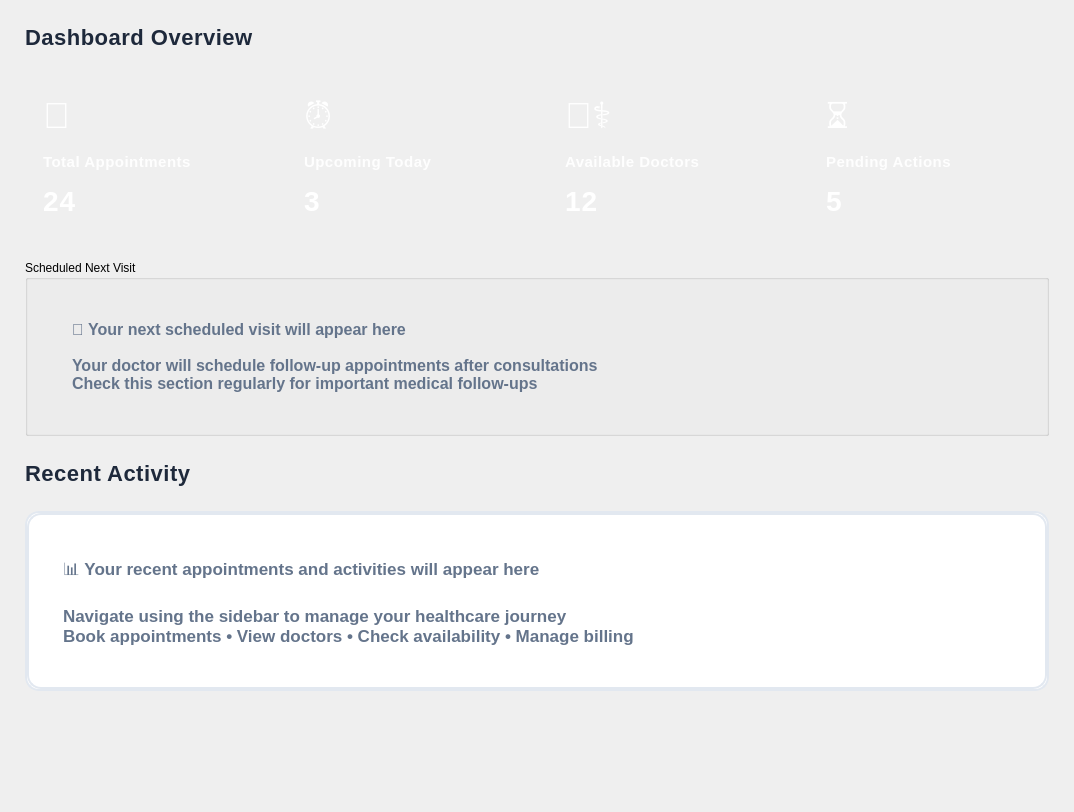
         <widget class="QWidget" name="scrollAreaWidgetContents">
          <property name="geometry">
           <rect>
            <x>0</x>
            <y>0</y>
            <width>1074</width>
            <height>812</height>
           </rect>
          </property>
          <layout class="QVBoxLayout" name="verticalLayout_4">
           <property name="spacing">
            <number>25</number>
           </property>
           <property name="leftMargin">
            <number>25</number>
           </property>
           <property name="topMargin">
            <number>25</number>
           </property>
           <property name="rightMargin">
            <number>25</number>
           </property>
           <property name="bottomMargin">
            <number>25</number>
           </property>
           <item>
            <widget class="QLabel" name="lblQuickActions">
             <property name="styleSheet">
              <string notr="true">QLabel {
    font-size: 22px;
    font-weight: 800;
    color: #1e293b;
    background: transparent;
    letter-spacing: 0.5px;
}</string>
             </property>
             <property name="text">
              <string>Dashboard Overview</string>
             </property>
            </widget>
           </item>
           <item>
            <layout class="QGridLayout" name="gridLayout">
             <property name="spacing">
              <number>20</number>
             </property>
             <item row="0" column="0">
              <widget class="QFrame" name="cardTotalAppointments">
               <property name="minimumSize">
                <size>
                 <width>230</width>
                 <height>160</height>
                </size>
               </property>
               <property name="maximumSize">
                <size>
                 <width>300</width>
                 <height>180</height>
                </size>
               </property>
               <property name="styleSheet">
                <string notr="true">QFrame {
    background: qlineargradient(x1:0, y1:0, x2:1, y2:1,
        stop:0 #42a5f5, stop:1 #1e88e5);
    border-radius: 14px;
    border: none;
    box-shadow: 0 4px 12px rgba(66, 165, 245, 0.3);
}
QFrame:hover {
    box-shadow: 0 6px 20px rgba(66, 165, 245, 0.4);
    transform: translateY(-2px);
}</string>
               </property>
               <layout class="QVBoxLayout" name="verticalLayout_5">
                <property name="spacing">
                 <number>12</number>
                </property>
                <property name="leftMargin">
                 <number>18</number>
                </property>
                <property name="topMargin">
                 <number>18</number>
                </property>
                <property name="rightMargin">
                 <number>18</number>
                </property>
                <property name="bottomMargin">
                 <number>18</number>
                </property>
                <item>
                 <widget class="QLabel" name="lblCardIcon1">
                  <property name="minimumSize">
                   <size>
                    <width>0</width>
                    <height>45</height>
                   </size>
                  </property>
                  <property name="maximumSize">
                   <size>
                    <width>16777215</width>
                    <height>45</height>
                   </size>
                  </property>
                  <property name="styleSheet">
                   <string notr="true">QLabel {
    font-size: 36px;
    background: transparent;
    color: white;
    qproperty-alignment: AlignLeft;
}</string>
                  </property>
                  <property name="text">
                   <string>📅</string>
                  </property>
                 </widget>
                </item>
                <item>
                 <widget class="QLabel" name="lblCardTitle1">
                  <property name="styleSheet">
                   <string notr="true">QLabel {
    font-size: 15px;
    font-weight: 700;
    color: rgba(255, 255, 255, 0.95);
    background: transparent;
    letter-spacing: 0.5px;
}</string>
                  </property>
                  <property name="text">
                   <string>Total Appointments</string>
                  </property>
                 </widget>
                </item>
                <item>
                 <widget class="QLabel" name="lblCardValue1">
                  <property name="styleSheet">
                   <string notr="true">QLabel {
    font-size: 28px;
    font-weight: 800;
    color: white;
    background: transparent;
    letter-spacing: 1px;
}</string>
                  </property>
                  <property name="text">
                   <string>24</string>
                  </property>
                 </widget>
                </item>
               </layout>
              </widget>
             </item>
             <item row="0" column="1">
              <widget class="QFrame" name="cardUpcoming">
               <property name="minimumSize">
                <size>
                 <width>230</width>
                 <height>160</height>
                </size>
               </property>
               <property name="maximumSize">
                <size>
                 <width>300</width>
                 <height>180</height>
                </size>
               </property>
               <property name="styleSheet">
                <string notr="true">QFrame {
    background: qlineargradient(x1:0, y1:0, x2:1, y2:1,
        stop:0 #66bb6a, stop:1 #43a047);
    border-radius: 14px;
    border: none;
    box-shadow: 0 4px 12px rgba(102, 187, 106, 0.3);
}
QFrame:hover {
    box-shadow: 0 6px 20px rgba(102, 187, 106, 0.4);
    transform: translateY(-2px);
}</string>
               </property>
               <layout class="QVBoxLayout" name="verticalLayout_6">
                <property name="spacing">
                 <number>12</number>
                </property>
                <property name="leftMargin">
                 <number>18</number>
                </property>
                <property name="topMargin">
                 <number>18</number>
                </property>
                <property name="rightMargin">
                 <number>18</number>
                </property>
                <property name="bottomMargin">
                 <number>18</number>
                </property>
                <item>
                 <widget class="QLabel" name="lblCardIcon2">
                  <property name="minimumSize">
                   <size>
                    <width>0</width>
                    <height>45</height>
                   </size>
                  </property>
                  <property name="maximumSize">
                   <size>
                    <width>16777215</width>
                    <height>45</height>
                   </size>
                  </property>
                  <property name="styleSheet">
                   <string notr="true">QLabel {
    font-size: 36px;
    background: transparent;
    color: white;
    qproperty-alignment: AlignLeft;
}</string>
                  </property>
                  <property name="text">
                   <string>⏰</string>
                  </property>
                 </widget>
                </item>
                <item>
                 <widget class="QLabel" name="lblCardTitle2">
                  <property name="styleSheet">
                   <string notr="true">QLabel {
    font-size: 15px;
    font-weight: 700;
    color: rgba(255, 255, 255, 0.95);
    background: transparent;
    letter-spacing: 0.5px;
}</string>
                  </property>
                  <property name="text">
                   <string>Upcoming Today</string>
                  </property>
                 </widget>
                </item>
                <item>
                 <widget class="QLabel" name="lblCardValue2">
                  <property name="styleSheet">
                   <string notr="true">QLabel {
    font-size: 28px;
    font-weight: 800;
    color: white;
    background: transparent;
    letter-spacing: 1px;
}</string>
                  </property>
                  <property name="text">
                   <string>3</string>
                  </property>
                 </widget>
                </item>
               </layout>
              </widget>
             </item>
             <item row="0" column="2">
              <widget class="QFrame" name="cardDoctors">
               <property name="minimumSize">
                <size>
                 <width>230</width>
                 <height>160</height>
                </size>
               </property>
               <property name="maximumSize">
                <size>
                 <width>300</width>
                 <height>180</height>
                </size>
               </property>
               <property name="styleSheet">
                <string notr="true">QFrame {
    background: qlineargradient(x1:0, y1:0, x2:1, y2:1,
        stop:0 #ab47bc, stop:1 #8e24aa);
    border-radius: 14px;
    border: none;
    box-shadow: 0 4px 12px rgba(171, 71, 188, 0.3);
}
QFrame:hover {
    box-shadow: 0 6px 20px rgba(171, 71, 188, 0.4);
    transform: translateY(-2px);
}</string>
               </property>
               <layout class="QVBoxLayout" name="verticalLayout_7">
                <property name="spacing">
                 <number>12</number>
                </property>
                <property name="leftMargin">
                 <number>18</number>
                </property>
                <property name="topMargin">
                 <number>18</number>
                </property>
                <property name="rightMargin">
                 <number>18</number>
                </property>
                <property name="bottomMargin">
                 <number>18</number>
                </property>
                <item>
                 <widget class="QLabel" name="lblCardIcon3">
                  <property name="minimumSize">
                   <size>
                    <width>0</width>
                    <height>45</height>
                   </size>
                  </property>
                  <property name="maximumSize">
                   <size>
                    <width>16777215</width>
                    <height>45</height>
                   </size>
                  </property>
                  <property name="styleSheet">
                   <string notr="true">QLabel {
    font-size: 36px;
    background: transparent;
    color: white;
    qproperty-alignment: AlignLeft;
}</string>
                  </property>
                  <property name="text">
                   <string>👨‍⚕️</string>
                  </property>
                 </widget>
                </item>
                <item>
                 <widget class="QLabel" name="lblCardTitle3">
                  <property name="styleSheet">
                   <string notr="true">QLabel {
    font-size: 15px;
    font-weight: 700;
    color: rgba(255, 255, 255, 0.95);
    background: transparent;
    letter-spacing: 0.5px;
}</string>
                  </property>
                  <property name="text">
                   <string>Available Doctors</string>
                  </property>
                 </widget>
                </item>
                <item>
                 <widget class="QLabel" name="lblCardValue3">
                  <property name="styleSheet">
                   <string notr="true">QLabel {
    font-size: 28px;
    font-weight: 800;
    color: white;
    background: transparent;
    letter-spacing: 1px;
}</string>
                  </property>
                  <property name="text">
                   <string>12</string>
                  </property>
                 </widget>
                </item>
               </layout>
              </widget>
             </item>
             <item row="0" column="3">
              <widget class="QFrame" name="cardPending">
               <property name="minimumSize">
                <size>
                 <width>230</width>
                 <height>160</height>
                </size>
               </property>
               <property name="maximumSize">
                <size>
                 <width>300</width>
                 <height>180</height>
                </size>
               </property>
               <property name="styleSheet">
                <string notr="true">QFrame {
    background: qlineargradient(x1:0, y1:0, x2:1, y2:1,
        stop:0 #ff7043, stop:1 #f4511e);
    border-radius: 14px;
    border: none;
    box-shadow: 0 4px 12px rgba(255, 112, 67, 0.3);
}
QFrame:hover {
    box-shadow: 0 6px 20px rgba(255, 112, 67, 0.4);
    transform: translateY(-2px);
}</string>
               </property>
               <layout class="QVBoxLayout" name="verticalLayout_8">
                <property name="spacing">
                 <number>12</number>
                </property>
                <property name="leftMargin">
                 <number>18</number>
                </property>
                <property name="topMargin">
                 <number>18</number>
                </property>
                <property name="rightMargin">
                 <number>18</number>
                </property>
                <property name="bottomMargin">
                 <number>18</number>
                </property>
                <item>
                 <widget class="QLabel" name="lblCardIcon4">
                  <property name="minimumSize">
                   <size>
                    <width>0</width>
                    <height>45</height>
                   </size>
                  </property>
                  <property name="maximumSize">
                   <size>
                    <width>16777215</width>
                    <height>45</height>
                   </size>
                  </property>
                  <property name="styleSheet">
                   <string notr="true">QLabel {
    font-size: 36px;
    background: transparent;
    color: white;
    qproperty-alignment: AlignLeft;
}</string>
                  </property>
                  <property name="text">
                   <string>⏳</string>
                  </property>
                 </widget>
                </item>
                <item>
                 <widget class="QLabel" name="lblCardTitle4">
                  <property name="styleSheet">
                   <string notr="true">QLabel {
    font-size: 15px;
    font-weight: 700;
    color: rgba(255, 255, 255, 0.95);
    background: transparent;
    letter-spacing: 0.5px;
}</string>
                  </property>
                  <property name="text">
                   <string>Pending Actions</string>
                  </property>
                 </widget>
                </item>
                <item>
                 <widget class="QLabel" name="lblCardValue4">
                  <property name="styleSheet">
                   <string notr="true">QLabel {
    font-size: 28px;
    font-weight: 800;
    color: white;
    background: transparent;
    letter-spacing: 1px;
}</string>
                  </property>
                  <property name="text">
                   <string>5</string>
                  </property>
                 </widget>
                </item>
               </layout>
              </widget>
             </item>
            </layout>
           </item>
           <item>
            <widget class="QGroupBox" name="groupBoxNextVisit">
             <property name="title">
              <string>Scheduled Next Visit</string>
             </property>
             <layout class="QVBoxLayout" name="verticalLayout_10">
              <property name="spacing">
               <number>15</number>
              </property>
              <property name="leftMargin">
               <number>20</number>
              </property>
              <property name="topMargin">
               <number>20</number>
              </property>
              <property name="rightMargin">
               <number>20</number>
              </property>
              <property name="bottomMargin">
               <number>20</number>
              </property>
              <item>
               <widget class="QLabel" name="lblNextVisitInfo">
                <property name="minimumSize">
                 <size>
                  <width>0</width>
                  <height>80</height>
                 </size>
                </property>
                <property name="styleSheet">
                 <string notr="true">QLabel {
    font-size: 16px;
    color: #64748b;
    background: transparent;
    qproperty-alignment: AlignCenter;
    font-weight: 500;
    line-height: 1.6;
    padding: 20px;
}</string>
                </property>
                <property name="text">
                 <string>📅 Your next scheduled visit will appear here

Your doctor will schedule follow-up appointments after consultations
Check this section regularly for important medical follow-ups</string>
                </property>
                <property name="wordWrap">
                 <bool>true</bool>
                </property>
               </widget>
              </item>
             </layout>
            </widget>
           </item>
           <item>
            <widget class="QLabel" name="lblRecentActivity">
             <property name="styleSheet">
              <string notr="true">QLabel {
    font-size: 22px;
    font-weight: 800;
    color: #1e293b;
    background: transparent;
    letter-spacing: 0.5px;
}</string>
             </property>
             <property name="text">
              <string>Recent Activity</string>
             </property>
            </widget>
           </item>
           <item>
            <widget class="QFrame" name="frameActivityList">
             <property name="minimumSize">
              <size>
               <width>0</width>
               <height>180</height>
              </size>
             </property>
             <property name="styleSheet">
              <string notr="true">QFrame {
    background-color: white;
    border-radius: 14px;
    border: 2px solid #e2e8f0;
    box-shadow: 0 2px 8px rgba(0, 0, 0, 0.06);
}</string>
             </property>
             <layout class="QVBoxLayout" name="verticalLayout_9">
              <property name="spacing">
               <number>0</number>
              </property>
              <property name="leftMargin">
               <number>0</number>
              </property>
              <property name="topMargin">
               <number>0</number>
              </property>
              <property name="rightMargin">
               <number>0</number>
              </property>
              <property name="bottomMargin">
               <number>0</number>
              </property>
              <item>
               <widget class="QLabel" name="lblActivityInfo">
                <property name="minimumSize">
                 <size>
                  <width>0</width>
                  <height>160</height>
                 </size>
                </property>
                <property name="styleSheet">
                 <string notr="true">QLabel {
    font-size: 17px;
    color: #64748b;
    background: transparent;
    qproperty-alignment: AlignCenter;
    font-weight: 500;
    line-height: 1.8;
    padding: 30px;
}</string>
                </property>
                <property name="text">
                 <string>📊 Your recent appointments and activities will appear here

Navigate using the sidebar to manage your healthcare journey
Book appointments • View doctors • Check availability • Manage billing</string>
                </property>
                <property name="wordWrap">
                 <bool>true</bool>
                </property>
               </widget>
              </item>
             </layout>
            </widget>
           </item>
           <item>
            <spacer name="verticalSpacer_4">
             <property name="orientation">
              <enum>Qt::Orientation::Vertical</enum>
             </property>
             <property name="sizeHint" stdset="0">
              <size>
               <width>20</width>
               <height>40</height>
              </size>
             </property>
            </spacer>
           </item>
          </layout>
         </widget>
